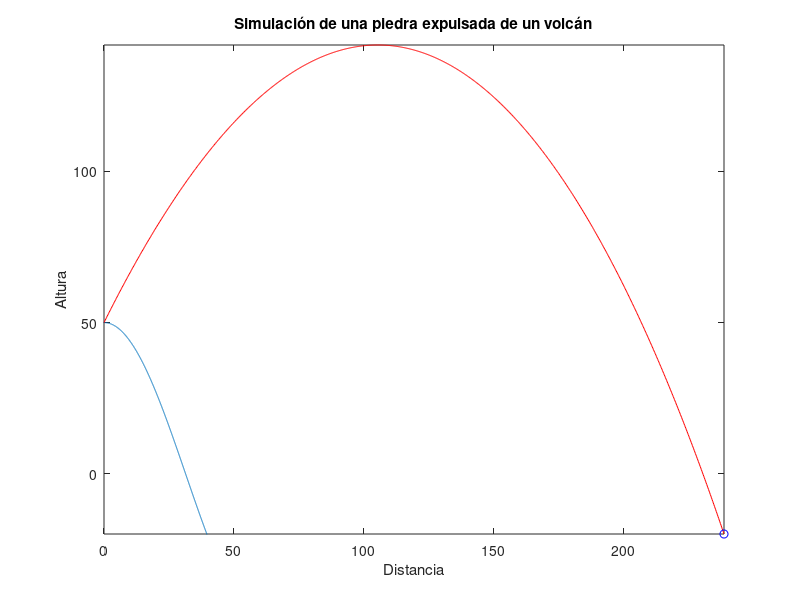

The MATLAB script that drew this image:
clear all
clc
%-------------------parametros iniciales-----------------
ts=.01;
g = 9.81;
y0=50;
x0=0;
t=0:.1:8.4;
vi= 50;
ang=60;
angr=deg2rad(ang);
vix=vi*cos(angr);
viy=vi*sin(angr);
densidadDelAire=1.2;
coeficienteDeArrastre=0.011;
prock=100; %densidad de la piedra
masa=1;
volumen=masa/prock;
radio=(3*volumen/(4*pi))^(1/3);
area=pi*radio^2;
b=0.5*densidadDelAire*coeficienteDeArrastre*area;
%-----------------graficamos el volcan-------------------------------------
figure('Name','Volcán')
ciclocos = -pi*20:pi/100:pi*20;
volcan= y0.*cos(ciclocos/20);
plot(ciclocos,volcan),xlabel('Distancia'),...
ylabel('Altura'),title('Simulación de una piedra expulsada de un volcán')
hold on

%---------------operaciones para determinar valores de x-------------------

%s prima de x en al primera posicion
spta=-abs(vix)/vix*b/masa*vix^2;
%posicion xn-1
xa=x0-vix*ts-(spta*ts^2);

%calculamos y añadimos los valores de x al arreglo de valores en x
x=zeros(1,1000);
x(1)=xa;
x(2)=x0;
%velocidad
vx=zeros(1,1000);
vx(1)=vix;
for i=3:1000
    x(i)=(2.*x(i-1)-x(i-2))-(((x(i-1)-x(i-2))./ts).^2)*(b/masa).*ts^2;
    vx(i-1)=(x(i)-x(i-1))/ts;
end

x(1)=x0;

%---------------operaciones para determinar valores de y-------------------

sptay =  -g - abs(viy)/viy* b/masa * viy^2;
ya = y0 - viy .* ts - sptay .* ts.^2;

% calculamos y añadimos los valores de y
y=zeros(1,1000);
y(1)=ya;
y(2)=y0;
%velocidad
vy=zeros(1,1000);
vy(1)=viy;

for i=3:1000
        y(i)=(2.*y(i-1)-y(i-2))-(((y(i-1)-y(i-2))./ts).^2)*(b/masa)*(ts^2)-(g*ts^2);
        vy(i-1)=(y(i)-y(i-1))/ts;
end

y(1)=y0;
[Valor_Maximo_de_Y,indicey] = max(y)
Tiempo_Altura_Max = (indicey * ts) -1

yv2=abs(y);
[Distancia_En_La_Que_Impacta_Con_El_Suelo, indiceyv2] = min(yv2)
Tiempo_Para_Impactar = (indiceyv2 * ts) - 1
comet(x,y)